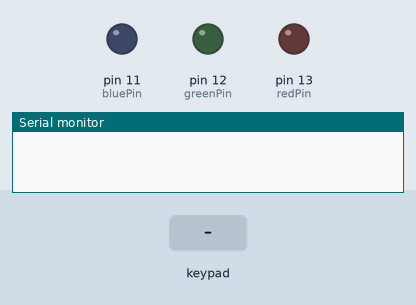
Simulated run of this sketch. Board: Arduino Uno, built with avr-gcc and run on an emulated ATmega328P. Parts: output pins drawn as LEDs (lit = HIGH), the last lines printed to the serial monitor. The inputs (shaded band) are chosen by the test bench. Pins used as bus, display or sensor lines are not drawn.

Above: at 1.2 s.
1.3 s: keypad keys A B C pressed 0.4 s apart
At 3.1 s:
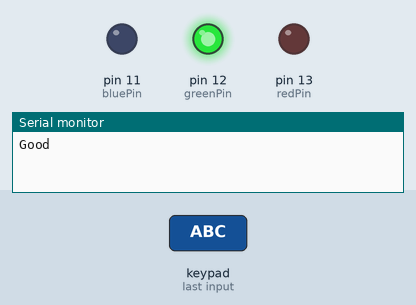
Timing chart, 0 to 4.8 s (numbered marks = the images above; inputs shaded):
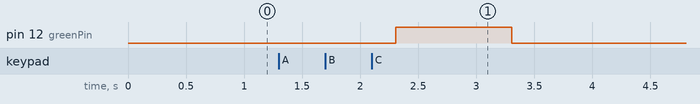

Measured:
- after the input at 1.3 s, pin 12 (greenPin): LOW → HIGH after 1.0 s, → LOW 1.0 s later

The sketch:

FifthAttempt.ino
```cpp
// Based on http://playground.arduino.cc/Main/KeypadPassword
// KeyPad password on the arduino website

#include <Keypad.h>

#define Password_Length 4 // three characters + NULL character

char Input[Password_Length]; // 3 is the number of characters it can hold + the null char = 4
char Password[Password_Length] = "ABC";
byte data_count = 0, master_count = 0;
bool Pass_is_good;
char customKey;


const byte ROWS = 4; //four rows
const byte COLS = 4; //three columns
char keys[ROWS][COLS] = {
  {'M','I','E', 'A'},
  {'N','J','F', 'B'},
  {'O','K','G', 'C'},
  {'P','L','H', 'D'}
};
byte rowPins[ROWS] = {2, 3, 4, 5}; //connect to the row pinouts of the keypad
byte colPins[COLS] = {6, 7, 8, 9}; //connect to the column pinouts of the keypad

int redPin = 13;
int greenPin = 12;
int bluePin = 11;

int speakerPin = 1;

Keypad customKeypad = Keypad( makeKeymap(keys), rowPins, colPins, ROWS, COLS );

void setup(){
  Serial.begin(9600);
  pinMode(redPin, OUTPUT);
  pinMode(greenPin, OUTPUT);
  pinMode(bluePin, OUTPUT);
  pinMode(speakerPin, OUTPUT);
}

void loop(){

  customKey = customKeypad.getKey();

  if (customKey){
    Input[data_count] = customKey; // store characters into data array
    data_count++; // plus data array by 1 to store new character, and keep track of the number of characters entered
  }
  if(data_count == Password_Length-1){ // if the array index is equal to the number of expected chars, compare data to master

    if(!strcmp(Input, Password)){
      Serial.println("Good");
      for (int i=0; i<1000;i++){
      digitalWrite(speakerPin, HIGH);
      delayMicroseconds(200);
      }
      setColor(0, 255, 0);  // green
      delay(1000); // delay 1 sec
      setColor(0,0,0); // turn off
      clearData(); // run clear function, so it can be updated
    }
    else {
      Serial.println("bad");
      setColor(255, 0, 0);  // red
      delay(1000); // delay 1 sec
      setColor(0,0,0); // turn off
      clearData(); // run clear function so it can be updated
    }
  }
}

void clearData(){
  while(data_count !=0){   // This can be used for any array size,
    Input[data_count--] = 0; //clear array for new data
  }
  return;
}

void setColor(int red, int green, int blue){
  #ifdef COMMON_ANODE
    red = 255 - red;
    green = 255 - green;
    blue = 255 - blue;
  #endif
  analogWrite(redPin, red);
  analogWrite(greenPin, green);
  analogWrite(bluePin, blue);
}
```
